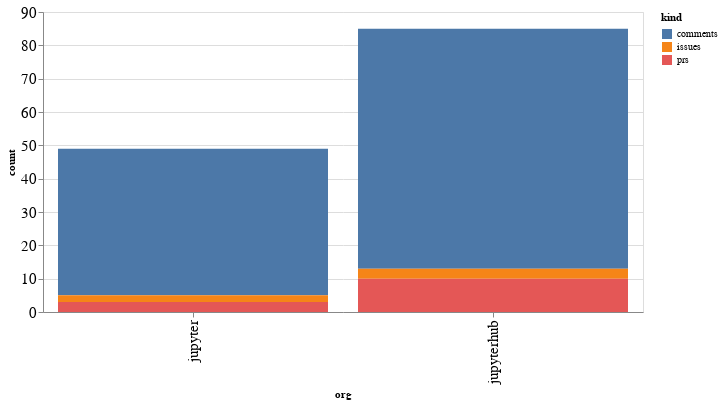

The code cell stored with this chart in its notebook:
### Code cell
alt.Chart(org_summaries, width=600).mark_bar().encode(
    x='org',
    y='count',
    color='kind',
    tooltip="org"
)

### Figure 1 — Vega-Lite specification as saved in the notebook (floating-point values rounded to 4 significant figures)
{"config": {"axisLeft": {"labelFontSize": 15}, "axisBottom": {"labelFontSize": 15}}, "data": {"name": "data-b21f22d554117fb9dbfebbab0eabdc61"}, "mark": "bar", "encoding": {"color": {"type": "nominal", "field": "kind"}, "tooltip": {"type": "nominal", "field": "org"}, "x": {"type": "nominal", "field": "org"}, "y": {"type": "quantitative", "field": "count"}}, "width": 600, "$schema": "https://vega.github.io/schema/vega-lite/v4.8.1.json", "datasets": {"data-b21f22d554117fb9dbfebbab0eabdc61": [{"org": "jupyter", "kind": "comments", "count": 44}, {"org": "jupyter", "kind": "issues", "count": 2}, {"org": "jupyter", "kind": "prs", "count": 3}, {"org": "jupyterhub", "kind": "comments", "count": 72}, {"org": "jupyterhub", "kind": "issues", "count": 3}, {"org": "jupyterhub", "kind": "prs", "count": 10}]}}
